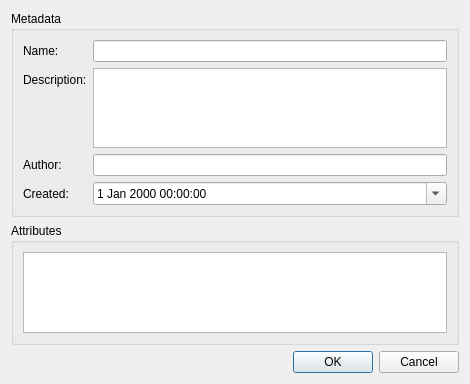
<?xml version="1.0" encoding="UTF-8"?>
<ui version="4.0">
 <class>librepcb::project::ProjectPropertiesEditorDialog</class>
 <widget class="QDialog" name="librepcb::project::ProjectPropertiesEditorDialog">
  <property name="geometry">
   <rect>
    <x>0</x>
    <y>0</y>
    <width>470</width>
    <height>384</height>
   </rect>
  </property>
  <property name="windowTitle">
   <string>Project Properties</string>
  </property>
  <layout class="QVBoxLayout" name="verticalLayout">
   <item>
    <widget class="QGroupBox" name="groupBox">
     <property name="title">
      <string>Metadata</string>
     </property>
     <layout class="QFormLayout" name="formLayout">
      <property name="fieldGrowthPolicy">
       <enum>QFormLayout::AllNonFixedFieldsGrow</enum>
      </property>
      <item row="0" column="0">
       <widget class="QLabel" name="label">
        <property name="text">
         <string>Name:</string>
        </property>
       </widget>
      </item>
      <item row="0" column="1">
       <widget class="QLineEdit" name="edtName"/>
      </item>
      <item row="1" column="0">
       <widget class="QLabel" name="label_2">
        <property name="text">
         <string>Description:</string>
        </property>
       </widget>
      </item>
      <item row="1" column="1">
       <widget class="QTextEdit" name="edtDescription"/>
      </item>
      <item row="2" column="0">
       <widget class="QLabel" name="label_3">
        <property name="text">
         <string>Author:</string>
        </property>
       </widget>
      </item>
      <item row="2" column="1">
       <widget class="QLineEdit" name="edtAuthor"/>
      </item>
      <item row="3" column="0">
       <widget class="QLabel" name="label_4">
        <property name="text">
         <string>Created:</string>
        </property>
       </widget>
      </item>
      <item row="3" column="1">
       <widget class="QDateTimeEdit" name="edtCreated">
        <property name="calendarPopup">
         <bool>true</bool>
        </property>
       </widget>
      </item>
     </layout>
    </widget>
   </item>
   <item>
    <widget class="QGroupBox" name="groupBox_2">
     <property name="title">
      <string>Attributes</string>
     </property>
     <layout class="QVBoxLayout" name="verticalLayout_2">
      <item>
       <widget class="QTableWidget" name="tblAttributes"/>
      </item>
     </layout>
    </widget>
   </item>
   <item>
    <widget class="QDialogButtonBox" name="buttonBox">
     <property name="orientation">
      <enum>Qt::Horizontal</enum>
     </property>
     <property name="standardButtons">
      <set>QDialogButtonBox::Cancel|QDialogButtonBox::Ok</set>
     </property>
    </widget>
   </item>
  </layout>
 </widget>
 <resources/>
 <connections>
  <connection>
   <sender>buttonBox</sender>
   <signal>accepted()</signal>
   <receiver>librepcb::project::ProjectPropertiesEditorDialog</receiver>
   <slot>accept()</slot>
   <hints>
    <hint type="sourcelabel">
     <x>248</x>
     <y>254</y>
    </hint>
    <hint type="destinationlabel">
     <x>157</x>
     <y>274</y>
    </hint>
   </hints>
  </connection>
  <connection>
   <sender>buttonBox</sender>
   <signal>rejected()</signal>
   <receiver>librepcb::project::ProjectPropertiesEditorDialog</receiver>
   <slot>reject()</slot>
   <hints>
    <hint type="sourcelabel">
     <x>316</x>
     <y>260</y>
    </hint>
    <hint type="destinationlabel">
     <x>286</x>
     <y>274</y>
    </hint>
   </hints>
  </connection>
 </connections>
</ui>
